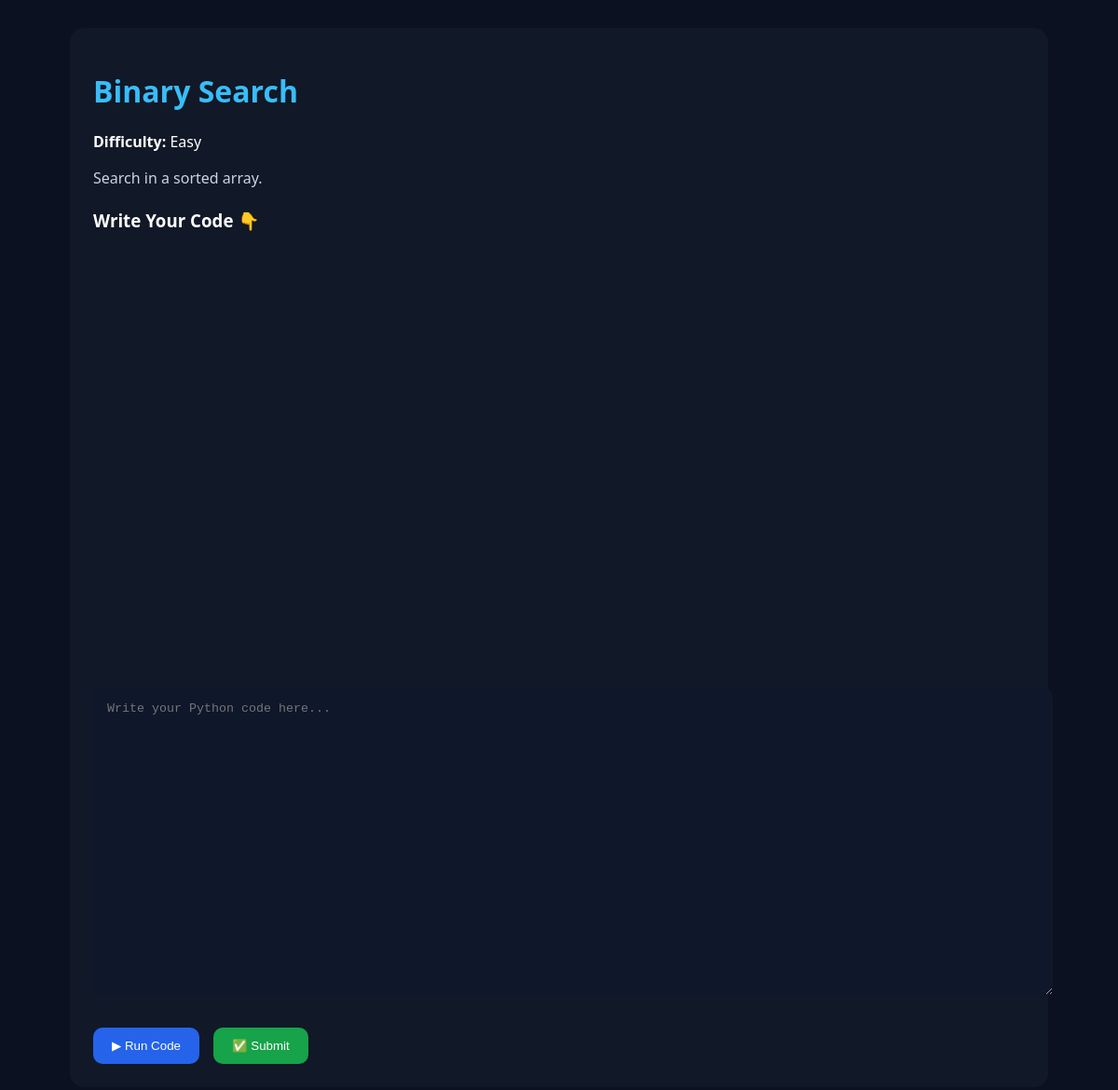
Page /problem/3 on the committed database.
### tables this page shows
CREATE TABLE problems (
    id INTEGER PRIMARY KEY AUTOINCREMENT,
    title TEXT,
    difficulty TEXT,
    description TEXT,
    status TEXT,
    favorite TEXT
);

### app.py (the view)
@app.route("/problem/<int:problem_id>")
def problem_detail(problem_id):
    conn = sqlite3.connect("database.db")
    cursor = conn.cursor()
    cursor.execute("SELECT * FROM problems WHERE id=?", (problem_id,))
    problem = cursor.fetchone()
    conn.close()
    return render_template("problem_detail.html", problem=problem)

### templates/problem_detail.html (shortened to what this page needs)
<!DOCTYPE html>
<html>
<head>
</head>
<body>
<div class="container">
    <h1>{{ problem[1] }}</h1>
    <p><b>Difficulty:</b> {{ problem[2] }}</p>
<div class="desc">
    {{ problem[3] }}
</div>
<h3 style="margin-top:20px;">Write Your Code 👇</h3>
<form method="POST" action="/run_code/{{ problem[0] }}">
    <textarea name="code" placeholder="Write your Python code here...">{{ code if code else "" }}</textarea>
    <br>
    <div style="margin-top:15px;display:flex;gap:15px;">
    <button type="submit">▶ Run Code</button>
    <button
        type="submit"
        formaction="/submit_code/{{ problem[0] }}"
        style="background:#16a34a;">
        ✅ Submit
    </button>
</div>
</form>
</div>
</body>
</html>

### templates/problem_detail.html (style rules this page uses)
body { background:#0b1120; color:white; font-family:'Segoe UI',sans-serif; margin:0; padding:30px; }
.container { max-width:1000px; margin:auto; background:#111827; padding:25px; border-radius:15px; }
h1 { color:#38bdf8; }
.desc { margin-top:15px; color:#cbd5e1; line-height:1.6; }
textarea { width:100%; height:300px; margin-top:20px; background:#0f172a; color:white; border:none; padding:15px; border-radius:10px; font-family:monospace; }
button { margin-top:15px; padding:12px 20px; background:#2563eb; color:white; border:none; border-radius:10px; cursor:pointer; }

### rows in the picture
problems: title "Binary Search", difficulty "Easy", description "Search in a sorted array."
